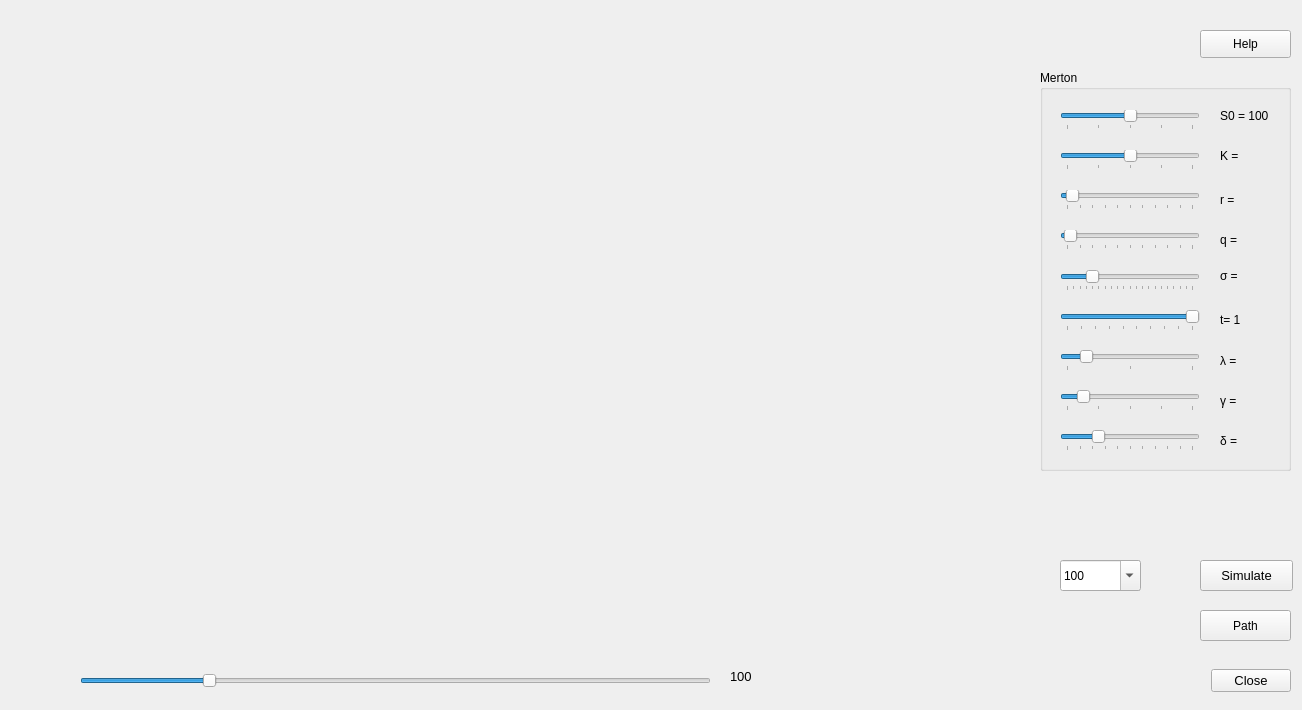
   <widget class="QWidget" name="tab_3">
    <attribute name="title">
     <string>Merton jump diffusion model</string>
    </attribute>
    <widget class="QTableWidget" name="tableWidget">
     <property name="geometry">
      <rect>
       <x>880</x>
       <y>290</y>
       <width>0</width>
       <height>321</height>
      </rect>
     </property>
     <property name="autoFillBackground">
      <bool>false</bool>
     </property>
     <property name="showGrid">
      <bool>false</bool>
     </property>
     <property name="cornerButtonEnabled">
      <bool>false</bool>
     </property>
    </widget>
    <widget class="MPL_WIDGET" name="oMplCanvas" native="true">
     <property name="enabled">
      <bool>true</bool>
     </property>
     <property name="geometry">
      <rect>
       <x>-10</x>
       <y>-10</y>
       <width>1051</width>
       <height>661</height>
      </rect>
     </property>
     <property name="mouseTracking">
      <bool>true</bool>
     </property>
     <property name="tabletTracking">
      <bool>true</bool>
     </property>
     <property name="autoFillBackground">
      <bool>true</bool>
     </property>
    </widget>
    <widget class="QGroupBox" name="groupBox">
     <property name="geometry">
      <rect>
       <x>1040</x>
       <y>70</y>
       <width>251</width>
       <height>401</height>
      </rect>
     </property>
     <property name="title">
      <string>Merton</string>
     </property>
     <widget class="QLabel" name="label_delta">
      <property name="geometry">
       <rect>
        <x>180</x>
        <y>360</y>
        <width>91</width>
        <height>21</height>
       </rect>
      </property>
      <property name="font">
       <font>
        <family>Tahoma</family>
        <pointsize>9</pointsize>
       </font>
      </property>
      <property name="toolTip">
       <string>jump volatility</string>
      </property>
      <property name="text">
       <string>δ = </string>
      </property>
     </widget>
     <widget class="QSlider" name="slider_q">
      <property name="geometry">
       <rect>
        <x>20</x>
        <y>160</y>
        <width>140</width>
        <height>20</height>
       </rect>
      </property>
      <property name="toolTip">
       <string>dividend yield</string>
      </property>
      <property name="minimum">
       <number>0</number>
      </property>
      <property name="maximum">
       <number>50</number>
      </property>
      <property name="pageStep">
       <number>1</number>
      </property>
      <property name="value">
       <number>1</number>
      </property>
      <property name="sliderPosition">
       <number>1</number>
      </property>
      <property name="orientation">
       <enum>Qt::Horizontal</enum>
      </property>
      <property name="tickPosition">
       <enum>QSlider::TicksBelow</enum>
      </property>
      <property name="tickInterval">
       <number>5</number>
      </property>
     </widget>
     <widget class="QLabel" name="label_sigma">
      <property name="geometry">
       <rect>
        <x>180</x>
        <y>190</y>
        <width>91</width>
        <height>31</height>
       </rect>
      </property>
      <property name="font">
       <font>
        <family>Tahoma</family>
        <pointsize>9</pointsize>
       </font>
      </property>
      <property name="toolTip">
       <string>volatility</string>
      </property>
      <property name="text">
       <string>σ =</string>
      </property>
     </widget>
     <widget class="QSlider" name="slider_S0">
      <property name="geometry">
       <rect>
        <x>20</x>
        <y>40</y>
        <width>140</width>
        <height>20</height>
       </rect>
      </property>
      <property name="toolTip">
       <string>spot price</string>
      </property>
      <property name="minimum">
       <number>80</number>
      </property>
      <property name="maximum">
       <number>120</number>
      </property>
      <property name="singleStep">
       <number>10</number>
      </property>
      <property name="pageStep">
       <number>10</number>
      </property>
      <property name="value">
       <number>100</number>
      </property>
      <property name="sliderPosition">
       <number>100</number>
      </property>
      <property name="orientation">
       <enum>Qt::Horizontal</enum>
      </property>
      <property name="tickPosition">
       <enum>QSlider::TicksBelow</enum>
      </property>
      <property name="tickInterval">
       <number>10</number>
      </property>
     </widget>
     <widget class="QLabel" name="label_lambda">
      <property name="geometry">
       <rect>
        <x>180</x>
        <y>280</y>
        <width>91</width>
        <height>21</height>
       </rect>
      </property>
      <property name="font">
       <font>
        <family>Tahoma</family>
        <pointsize>9</pointsize>
       </font>
      </property>
      <property name="toolTip">
       <string>jump rate</string>
      </property>
      <property name="text">
       <string>λ = </string>
      </property>
     </widget>
     <widget class="QSlider" name="slider_t">
      <property name="enabled">
       <bool>true</bool>
      </property>
      <property name="geometry">
       <rect>
        <x>20</x>
        <y>240</y>
        <width>140</width>
        <height>21</height>
       </rect>
      </property>
      <property name="toolTip">
       <string>maturity</string>
      </property>
      <property name="minimum">
       <number>1</number>
      </property>
      <property name="maximum">
       <number>10</number>
      </property>
      <property name="singleStep">
       <number>1</number>
      </property>
      <property name="pageStep">
       <number>1</number>
      </property>
      <property name="value">
       <number>10</number>
      </property>
      <property name="sliderPosition">
       <number>10</number>
      </property>
      <property name="orientation">
       <enum>Qt::Horizontal</enum>
      </property>
      <property name="tickPosition">
       <enum>QSlider::TicksBelow</enum>
      </property>
      <property name="tickInterval">
       <number>1</number>
      </property>
     </widget>
     <widget class="QLabel" name="label_q">
      <property name="geometry">
       <rect>
        <x>180</x>
        <y>150</y>
        <width>91</width>
        <height>40</height>
       </rect>
      </property>
      <property name="font">
       <font>
        <family>Tahoma</family>
        <pointsize>9</pointsize>
       </font>
      </property>
      <property name="toolTip">
       <string>dividend yield</string>
      </property>
      <property name="text">
       <string>q =</string>
      </property>
     </widget>
     <widget class="QLabel" name="label_gamma">
      <property name="geometry">
       <rect>
        <x>180</x>
        <y>320</y>
        <width>91</width>
        <height>21</height>
       </rect>
      </property>
      <property name="font">
       <font>
        <family>Tahoma</family>
        <pointsize>9</pointsize>
       </font>
      </property>
      <property name="toolTip">
       <string>jump mean</string>
      </property>
      <property name="text">
       <string>γ = </string>
      </property>
     </widget>
     <widget class="QSlider" name="slider_sigma">
      <property name="geometry">
       <rect>
        <x>20</x>
        <y>200</y>
        <width>140</width>
        <height>21</height>
       </rect>
      </property>
      <property name="toolTip">
       <string>volatility</string>
      </property>
      <property name="minimum">
       <number>0</number>
      </property>
      <property name="maximum">
       <number>100</number>
      </property>
      <property name="pageStep">
       <number>5</number>
      </property>
      <property name="value">
       <number>20</number>
      </property>
      <property name="sliderPosition">
       <number>20</number>
      </property>
      <property name="orientation">
       <enum>Qt::Horizontal</enum>
      </property>
      <property name="tickPosition">
       <enum>QSlider::TicksBelow</enum>
      </property>
      <property name="tickInterval">
       <number>5</number>
      </property>
     </widget>
     <widget class="QLabel" name="label_r">
      <property name="geometry">
       <rect>
        <x>180</x>
        <y>120</y>
        <width>81</width>
        <height>20</height>
       </rect>
      </property>
      <property name="font">
       <font>
        <family>Tahoma</family>
        <pointsize>9</pointsize>
       </font>
      </property>
      <property name="toolTip">
       <string>risk free rate</string>
      </property>
      <property name="text">
       <string>r = </string>
      </property>
     </widget>
     <widget class="QLabel" name="label_t">
      <property name="geometry">
       <rect>
        <x>180</x>
        <y>240</y>
        <width>81</width>
        <height>20</height>
       </rect>
      </property>
      <property name="font">
       <font>
        <family>Tahoma</family>
        <pointsize>9</pointsize>
       </font>
      </property>
      <property name="toolTip">
       <string>maturity</string>
      </property>
      <property name="text">
       <string>t= 1</string>
      </property>
     </widget>
     <widget class="QLabel" name="label_K">
      <property name="geometry">
       <rect>
        <x>180</x>
        <y>70</y>
        <width>131</width>
        <height>31</height>
       </rect>
      </property>
      <property name="font">
       <font>
        <family>Tahoma</family>
        <pointsize>9</pointsize>
       </font>
      </property>
      <property name="toolTip">
       <string>strike price</string>
      </property>
      <property name="text">
       <string>K = </string>
      </property>
     </widget>
     <widget class="QSlider" name="slider_gamma">
      <property name="geometry">
       <rect>
        <x>20</x>
        <y>320</y>
        <width>140</width>
        <height>21</height>
       </rect>
      </property>
      <property name="mouseTracking">
       <bool>true</bool>
      </property>
      <property name="toolTip">
       <string>jump mean</string>
      </property>
      <property name="minimum">
       <number>0</number>
      </property>
      <property name="maximum">
       <number>40</number>
      </property>
      <property name="singleStep">
       <number>1</number>
      </property>
      <property name="pageStep">
       <number>5</number>
      </property>
      <property name="value">
       <number>5</number>
      </property>
      <property name="sliderPosition">
       <number>5</number>
      </property>
      <property name="tracking">
       <bool>false</bool>
      </property>
      <property name="orientation">
       <enum>Qt::Horizontal</enum>
      </property>
      <property name="tickPosition">
       <enum>QSlider::TicksBelow</enum>
      </property>
      <property name="tickInterval">
       <number>10</number>
      </property>
     </widget>
     <widget class="QSlider" name="slider_r">
      <property name="geometry">
       <rect>
        <x>20</x>
        <y>120</y>
        <width>140</width>
        <height>20</height>
       </rect>
      </property>
      <property name="toolTip">
       <string>risk free rate</string>
      </property>
      <property name="minimum">
       <number>0</number>
      </property>
      <property name="maximum">
       <number>50</number>
      </property>
      <property name="pageStep">
       <number>1</number>
      </property>
      <property name="value">
       <number>2</number>
      </property>
      <property name="orientation">
       <enum>Qt::Horizontal</enum>
      </property>
      <property name="tickPosition">
       <enum>QSlider::TicksBelow</enum>
      </property>
      <property name="tickInterval">
       <number>5</number>
      </property>
     </widget>
     <widget class="QSlider" name="slider_K">
      <property name="geometry">
       <rect>
        <x>20</x>
        <y>80</y>
        <width>140</width>
        <height>20</height>
       </rect>
      </property>
      <property name="toolTip">
       <string>strike price</string>
      </property>
      <property name="minimum">
       <number>80</number>
      </property>
      <property name="maximum">
       <number>120</number>
      </property>
      <property name="singleStep">
       <number>10</number>
      </property>
      <property name="pageStep">
       <number>10</number>
      </property>
      <property name="value">
       <number>100</number>
      </property>
      <property name="sliderPosition">
       <number>100</number>
      </property>
      <property name="orientation">
       <enum>Qt::Horizontal</enum>
      </property>
      <property name="tickPosition">
       <enum>QSlider::TicksBelow</enum>
      </property>
      <property name="tickInterval">
       <number>10</number>
      </property>
     </widget>
     <widget class="QLabel" name="label_S0">
      <property name="geometry">
       <rect>
        <x>180</x>
        <y>30</y>
        <width>131</width>
        <height>31</height>
       </rect>
      </property>
      <property name="font">
       <font>
        <family>Tahoma</family>
        <pointsize>9</pointsize>
       </font>
      </property>
      <property name="toolTip">
       <string>spot price</string>
      </property>
      <property name="text">
       <string>S0 = 100</string>
      </property>
     </widget>
     <widget class="QSlider" name="slider_delta">
      <property name="geometry">
       <rect>
        <x>20</x>
        <y>360</y>
        <width>140</width>
        <height>21</height>
       </rect>
      </property>
      <property name="mouseTracking">
       <bool>true</bool>
      </property>
      <property name="toolTip">
       <string>jump volatility</string>
      </property>
      <property name="minimum">
       <number>0</number>
      </property>
      <property name="maximum">
       <number>100</number>
      </property>
      <property name="singleStep">
       <number>1</number>
      </property>
      <property name="pageStep">
       <number>5</number>
      </property>
      <property name="value">
       <number>25</number>
      </property>
      <property name="sliderPosition">
       <number>25</number>
      </property>
      <property name="tracking">
       <bool>false</bool>
      </property>
      <property name="orientation">
       <enum>Qt::Horizontal</enum>
      </property>
      <property name="tickPosition">
       <enum>QSlider::TicksBelow</enum>
      </property>
      <property name="tickInterval">
       <number>10</number>
      </property>
     </widget>
     <widget class="QSlider" name="slider_lambda">
      <property name="geometry">
       <rect>
        <x>20</x>
        <y>280</y>
        <width>140</width>
        <height>21</height>
       </rect>
      </property>
      <property name="mouseTracking">
       <bool>true</bool>
      </property>
      <property name="toolTip">
       <string>jump rate</string>
      </property>
      <property name="minimum">
       <number>0</number>
      </property>
      <property name="maximum">
       <number>20</number>
      </property>
      <property name="singleStep">
       <number>1</number>
      </property>
      <property name="pageStep">
       <number>5</number>
      </property>
      <property name="value">
       <number>3</number>
      </property>
      <property name="sliderPosition">
       <number>3</number>
      </property>
      <property name="tracking">
       <bool>false</bool>
      </property>
      <property name="orientation">
       <enum>Qt::Horizontal</enum>
      </property>
      <property name="tickPosition">
       <enum>QSlider::TicksBelow</enum>
      </property>
      <property name="tickInterval">
       <number>10</number>
      </property>
     </widget>
    </widget>
    <widget class="QPushButton" name="button_Simulate">
     <property name="geometry">
      <rect>
       <x>1200</x>
       <y>560</y>
       <width>93</width>
       <height>31</height>
      </rect>
     </property>
     <property name="font">
      <font>
       <family>Tahoma</family>
       <pointsize>10</pointsize>
      </font>
     </property>
     <property name="toolTip">
      <string>Run simulation again</string>
     </property>
     <property name="text">
      <string>Simulate</string>
     </property>
    </widget>
    <widget class="QDialogButtonBox" name="buttonBox">
     <property name="geometry">
      <rect>
       <x>1170</x>
       <y>660</y>
       <width>121</width>
       <height>41</height>
      </rect>
     </property>
     <property name="font">
      <font>
       <family>Tahoma</family>
       <pointsize>10</pointsize>
      </font>
     </property>
     <property name="orientation">
      <enum>Qt::Horizontal</enum>
     </property>
     <property name="standardButtons">
      <set>QDialogButtonBox::Close</set>
     </property>
    </widget>
    <widget class="QSlider" name="slider_t1">
     <property name="geometry">
      <rect>
       <x>80</x>
       <y>670</y>
       <width>631</width>
       <height>22</height>
      </rect>
     </property>
     <property name="minimum">
      <number>1</number>
     </property>
     <property name="maximum">
      <number>500</number>
     </property>
     <property name="singleStep">
      <number>10</number>
     </property>
     <property name="pageStep">
      <number>50</number>
     </property>
     <property name="value">
      <number>100</number>
     </property>
     <property name="orientation">
      <enum>Qt::Horizontal</enum>
     </property>
     <property name="tickPosition">
      <enum>QSlider::NoTicks</enum>
     </property>
    </widget>
    <widget class="QLabel" name="label_t1">
     <property name="geometry">
      <rect>
       <x>730</x>
       <y>660</y>
       <width>114</width>
       <height>33</height>
      </rect>
     </property>
     <property name="font">
      <font>
       <family>Tahoma</family>
       <pointsize>10</pointsize>
      </font>
     </property>
     <property name="text">
      <string>100</string>
     </property>
    </widget>
    <widget class="QPushButton" name="button_PickSim_Merton">
     <property name="geometry">
      <rect>
       <x>1200</x>
       <y>610</y>
       <width>91</width>
       <height>31</height>
      </rect>
     </property>
     <property name="toolTip">
      <string>Select a different simulated path</string>
     </property>
     <property name="text">
      <string>Path</string>
     </property>
    </widget>
    <widget class="QLabel" name="label_Message_Merton">
     <property name="geometry">
      <rect>
       <x>1070</x>
       <y>520</y>
       <width>201</width>
       <height>21</height>
      </rect>
     </property>
     <property name="font">
      <font>
       <family>Tahoma</family>
       <pointsize>12</pointsize>
       <weight>75</weight>
       <bold>true</bold>
      </font>
     </property>
     <property name="text">
      <string>&lt;html&gt;&lt;head/&gt;&lt;body&gt;&lt;p&gt;&lt;br/&gt;&lt;/p&gt;&lt;/body&gt;&lt;/html&gt;</string>
     </property>
    </widget>
    <widget class="QPushButton" name="button_Help_Merton">
     <property name="geometry">
      <rect>
       <x>1200</x>
       <y>30</y>
       <width>91</width>
       <height>28</height>
      </rect>
     </property>
     <property name="text">
      <string>Help</string>
     </property>
    </widget>
    <widget class="QComboBox" name="comboBox_SimSize_Merton">
     <property name="geometry">
      <rect>
       <x>1060</x>
       <y>560</y>
       <width>81</width>
       <height>31</height>
      </rect>
     </property>
     <property name="toolTip">
      <string>simulation size</string>
     </property>
     <property name="editable">
      <bool>true</bool>
     </property>
     <property name="currentText">
      <string>100</string>
     </property>
     <item>
      <property name="text">
       <string>100</string>
      </property>
     </item>
     <item>
      <property name="text">
       <string>200</string>
      </property>
     </item>
     <item>
      <property name="text">
       <string>500</string>
      </property>
     </item>
     <item>
      <property name="text">
       <string>1000</string>
      </property>
     </item>
    </widget>
   </widget>
